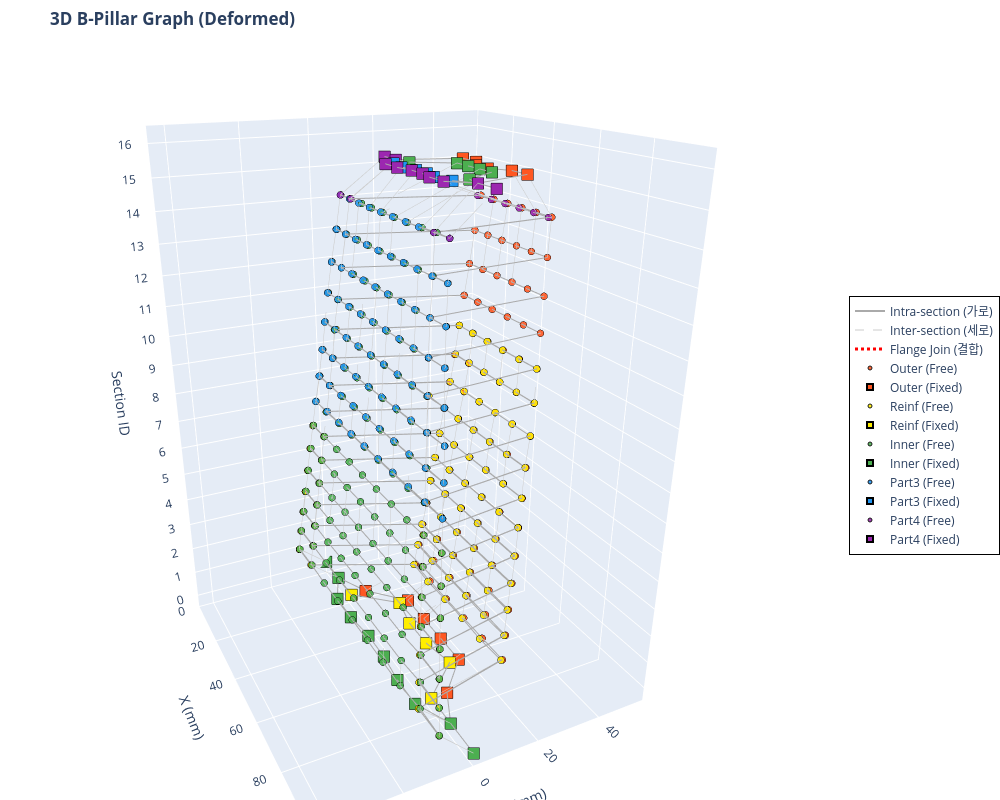

The code cell stored with this chart in its notebook:
### Code cell
import plotly.graph_objects as go
import numpy as np

def visualize_bpillar_plotly_deformed(x_tensor, deformed_x_tensor, edge_index_tensor, edge_attr_tensor, num_sections):
    # 텐서를 Numpy 배열로 변환
    x_np = x_tensor.cpu().numpy()
    deformed_x_np = deformed_x_tensor.cpu().numpy()
    ei_np = edge_index_tensor.cpu().numpy()
    ea_np = edge_attr_tensor.cpu().numpy()

    # 파트별 색상 맵 (Plotly용 Hex 컬러)
    color_map = {0: '#FF5722', 1: '#FFEE00', 2: '#4CAF50', 3: '#2196F3', 4: '#9C27B0'}
    part_names = {0: 'Outer', 1: 'Reinf', 2: 'Inner', 3: 'Part3', 4: 'Part4'}

    fig = go.Figure()

    # ---------------------------------------------------------
    # 1. 엣지(Edge) 그리기 (None-interleaving 기법 적용)
    # ---------------------------------------------------------
    def add_edges(edge_type_val, color, width, dash_style, name):
        mask = (ea_np[:, 3] == edge_type_val)
        edges = ei_np[:, mask]
        
        # 선을 한 번에 그리기 위해 [x1, x2, None, x3, x4, None...] 형태로 리스트 구성
        x_lines, y_lines, z_lines = [], [], []
        for i in range(edges.shape[1]):
            u, v = edges[0, i], edges[1, i]
            x_lines.extend([deformed_x_np[u, 0], deformed_x_np[v, 0], None])
            y_lines.extend([deformed_x_np[u, 1], deformed_x_np[v, 1], None])
            z_lines.extend([x_np[u, 5], x_np[v, 5], None])
            
        if x_lines:  # 엣지가 존재할 경우만 trace 추가
            fig.add_trace(go.Scatter3d(
                x=x_lines, y=y_lines, z=z_lines,
                mode='lines',
                line=dict(color=color, width=width, dash=dash_style),
                hoverinfo='none',  # 엣지에는 마우스 오버 끄기 (노드에만 집중)
                name=name,
                showlegend=True
            ))

    # 엣지 타입별 추가
    add_edges(edge_type_val=0.0, color='#AAAAAA', width=2, dash_style='solid', name='Intra-section (가로)')
    add_edges(edge_type_val=1.0, color='#CCCCCC', width=1, dash_style='dash',  name='Inter-section (세로)')
    add_edges(edge_type_val=2.0, color='#FF0000', width=3, dash_style='dot',   name='Flange Join (결합)')

    # ---------------------------------------------------------
    # 2. 노드(Node) 그리기 (Part 및 Fixed/Free 상태별 분리)
    # ---------------------------------------------------------
    for part_id, color in color_map.items():
        is_fixed = (x_np[:, 2] > 0) | (x_np[:, 3] > 0)
        
        mask_free = (x_np[:, 4] == part_id) & ~is_fixed
        mask_fixed = (x_np[:, 4] == part_id) & is_fixed
        
        p_name = part_names.get(part_id, f'Part {part_id}')
        
        # Free 노드 (원형)
        if mask_free.any():
            fig.add_trace(go.Scatter3d(
                x=deformed_x_np[mask_free, 0], y=deformed_x_np[mask_free, 1], z=x_np[mask_free, 5],
                mode='markers',
                name=f'{p_name} (Free)',
                marker=dict(size=4, color=color, symbol='circle',
                            line=dict(color='black', width=1), opacity=0.9),
                hovertemplate=f'<b>{p_name}</b><br>X: %{{x:.2f}}<br>Y: %{{y:.2f}}<br>Section(Z): %{{z}}<extra></extra>'
            ))
            
        # Fixed 노드 (크고 네모난 마커)
        if mask_fixed.any():
            fig.add_trace(go.Scatter3d(
                x=deformed_x_np[mask_fixed, 0], y=deformed_x_np[mask_fixed, 1], z=x_np[mask_fixed, 5],
                mode='markers',
                name=f'{p_name} (Fixed)',
                marker=dict(size=6, color=color, symbol='square',
                            line=dict(color='black', width=2), opacity=1.0),
                hovertemplate=f'<b>{p_name} [FIXED]</b><br>X: %{{x:.2f}}<br>Y: %{{y:.2f}}<br>Section(Z): %{{z}}<extra></extra>'
            ))

    # ---------------------------------------------------------
    # 3. X-Y 축 범위 계산 (비율 맞추기)
    # ---------------------------------------------------------
    global_xmin, global_xmax = np.min(deformed_x_np[:, 0]), np.max(deformed_x_np[:, 0])
    global_ymin, global_ymax = np.min(deformed_x_np[:, 1]), np.max(deformed_x_np[:, 1])
    
    # X, Y 범위를 동일하게 맞추기
    x_range = global_xmax - global_xmin
    y_range = global_ymax - global_ymin
    max_range = max(x_range, y_range)
    
    x_center = (global_xmin + global_xmax) / 2
    y_center = (global_ymin + global_ymax) / 2
    
    x_axis_range = [x_center - max_range / 2, x_center + max_range / 2]
    y_axis_range = [y_center - max_range / 2, y_center + max_range / 2]

    # ---------------------------------------------------------
    # 4. 레이아웃(Layout) 및 카메라 설정
    # ---------------------------------------------------------
    fig.update_layout(
        title="<b>3D B-Pillar Graph (Deformed)</b>",
        scene=dict(
            xaxis_title='X (mm)',
            yaxis_title='Y (mm)',
            zaxis_title='Section ID',
            xaxis=dict(range=x_axis_range),
            yaxis=dict(range=y_axis_range),
            zaxis=dict(tickmode='linear', tick0=0, dtick=1), # Z축 눈금을 1단위로 표시
            aspectmode='manual',
            aspectratio=dict(x=1, y=1, z=1.5),  # Z축(높이) 비율을 약간 길게 설정
            camera=dict(eye=dict(x=2.0, y=-1.0, z=1.0)) # 초기 카메라 앵글
        ),
        width=1000,
        height=800,
        legend=dict(
            x=1.05, y=0.5,
            bgcolor='rgba(255, 255, 255, 0.8)',
            bordercolor='Black',
            borderwidth=1
        ),
        margin=dict(l=0, r=0, b=0, t=50) # 여백 최소화
    )

    fig.show()

# 함수 실행 (앞서 생성하신 x, edge_index, edge_attr 텐서를 그대로 넣으시면 됩니다)
visualize_bpillar_plotly_deformed(x, info['new_coords'], edge_index, edge_attr, num_sections)

print("📌 마우스 조작 방법:")
print("   • 마우스 좌클릭 드래그: 3D 회전")
print("   • 마우스 우클릭 드래그: 이동 (Pan)")
print("   • 마우스 휠: 확대/축소") 
print("   • 점 위에 마우스 올리기: 좌표 및 파트 상세 정보 표시")
print("   • 우측 범례(Legend) 클릭: 해당 파트/엣지 표시 또는 숨김")

### Figure 1 — Plotly figure (JSON) as saved in the notebook; plotly's stock layout.template omitted (floating-point values rounded to 4 significant figures; data arrays with more than 128 entries replaced by an {"elided": "..."} marker saying what was removed)
{"data": [{"hoverinfo": "none", "line": {"color": "#AAAAAA", "dash": "solid", "width": 2}, "mode": "lines", "name": "Intra-section (가로)", "showlegend": true, "type": "scatter3d", "x": {"elided": "3078 float values"}, "y": {"elided": "3078 float values"}, "z": {"elided": "3078 int values"}}, {"hoverinfo": "none", "line": {"color": "#CCCCCC", "dash": "dash", "width": 1}, "mode": "lines", "name": "Inter-section (세로)", "showlegend": true, "type": "scatter3d", "x": {"elided": "3120 float values"}, "y": {"elided": "3120 float values"}, "z": {"elided": "3120 int values"}}, {"hoverinfo": "none", "line": {"color": "#FF0000", "dash": "dot", "width": 3}, "mode": "lines", "name": "Flange Join (결합)", "showlegend": true, "type": "scatter3d", "x": {"elided": "828 float values"}, "y": {"elided": "828 float values"}, "z": {"elided": "828 int values"}}, {"hovertemplate": "<b>Outer</b><br>X: %{x:.2f}<br>Y: %{y:.2f}<br>Section(Z): %{z}<extra></extra>", "marker": {"color": "#FF5722", "line": {"color": "black", "width": 1}, "opacity": 0.9, "size": 4, "symbol": "circle"}, "mode": "markers", "name": "Outer (Free)", "type": "scatter3d", "x": {"elided": "150 float values"}, "y": {"elided": "150 float values"}, "z": {"elided": "150 int values"}}, {"hovertemplate": "<b>Outer [FIXED]</b><br>X: %{x:.2f}<br>Y: %{y:.2f}<br>Section(Z): %{z}<extra></extra>", "marker": {"color": "#FF5722", "line": {"color": "black", "width": 2}, "opacity": 1, "size": 6, "symbol": "square"}, "mode": "markers", "name": "Outer (Fixed)", "type": "scatter3d", "x": [0, 11, 22, 33, 44, 55, 66, 77, 88, 100, 50, 56, 61, 67, 72, 77, 82, 88, 93, 100], "y": [0, 0, 5, 15, 15, 15, 15, 5, 0, 0, 0, 0, 15, 15, 12, 12, 15, 15, 0, 0], "z": [0, 0, 0, 0, 0, 0, 0, 0, 0, 0, 16, 16, 16, 16, 16, 16, 16, 16, 16, 16]}, {"hovertemplate": "<b>Reinf</b><br>X: %{x:.2f}<br>Y: %{y:.2f}<br>Section(Z): %{z}<extra></extra>", "marker": {"color": "#FFEE00", "line": {"color": "black", "width": 1}, "opacity": 0.9, "size": 4, "symbol": "circle"}, "mode": "markers", "name": "Reinf (Free)", "type": "scatter3d", "x": [1.886, 12.59, 27.28, 37.99, 48.74, 59.49, 70.23, 81.0, 88.03, 98.88, 5.0, 15.35, 29.75, 40.12, 50.52, 60.92, 71.32, 81.73, 88.37, 98.86, 8.12, 18.12, 32.21, 42.24, 52.3, 62.35, 72.4, 82.47, 88.7, 98.85, 11.24, 20.89, 34.68, 44.36, 54.07, 63.78, 73.48, 83.2, 89.04, 98.84, 14.37, 23.66, 37.14, 46.48, 55.84, 65.2, 74.56, 83.93, 89.38, 98.84, 17.49, 26.44, 39.6, 48.59, 57.6, 66.62, 75.63, 84.66, 89.72, 98.83, 20.62, 29.21, 42.05, 50.7, 59.37, 68.03, 76.7, 85.38, 90.05, 98.82, 23.73, 32.01, 44.47, 52.77, 61.09, 69.41, 77.73, 86.07, 90.43, 98.82, 26.86, 34.76, 47.04, 54.99, 62.97, 70.94, 78.92, 86.91, 90.74, 98.82, 29.99, 37.54, 49.47, 57.07, 64.7, 72.33, 79.96, 87.61, 91.08, 98.82, 33.11, 40.37, 51.76, 59.01, 66.29, 73.57, 80.85, 88.16, 91.49, 98.82], "y": [-10.03, -9.976, 20.1, 19.55, 19.72, 19.63, 19.23, 19.63, -9.734, -9.61, -10.16, -10.04, 20.18, 19.8, 19.85, 19.76, 19.51, 19.72, -9.784, -9.752, -10.2, -10.08, 20.27, 20.0, 19.98, 19.9, 19.73, 19.82, -9.825, -9.828, -10.21, -10.11, 20.36, 20.18, 20.1, 20.02, 19.94, 19.93, -9.86, -9.86, -10.2, -10.1, 20.43, 20.27, 20.19, 20.11, 20.05, 20.04, -9.867, -9.868, -10.18, -10.08, 20.5, 20.34, 20.26, 20.19, 20.14, 20.14, -9.856, -9.863, -10.16, -10.08, 20.58, 20.42, 20.35, 20.29, 20.24, 20.25, -9.887, -9.861, -10.1, -9.951, 20.52, 20.36, 20.3, 20.25, 20.2, 20.22, -9.755, -9.788, -9.895, -9.958, 20.87, 20.71, 20.66, 20.62, 20.58, 20.61, -9.795, -9.649, -9.904, -9.977, 20.93, 20.75, 20.71, 20.67, 20.64, 20.69, -9.857, -9.673, -10.11, -9.824, 20.6, 20.37, 20.32, 20.27, 20.24, 20.33, -9.662, -9.837], "z": [1, 1, 1, 1, 1, 1, 1, 1, 1, 1, 2, 2, 2, 2, 2, 2, 2, 2, 2, 2, 3, 3, 3, 3, 3, 3, 3, 3, 3, 3, 4, 4, 4, 4, 4, 4, 4, 4, 4, 4, 5, 5, 5, 5, 5, 5, 5, 5, 5, 5, 6, 6, 6, 6, 6, 6, 6, 6, 6, 6, 7, 7, 7, 7, 7, 7, 7, 7, 7, 7, 8, 8, 8, 8, 8, 8, 8, 8, 8, 8, 9, 9, 9, 9, 9, 9, 9, 9, 9, 9, 10, 10, 10, 10, 10, 10, 10, 10, 10, 10, 11, 11, 11, 11, 11, 11, 11, 11, 11, 11]}, {"hovertemplate": "<b>Reinf [FIXED]</b><br>X: %{x:.2f}<br>Y: %{y:.2f}<br>Section(Z): %{z}<extra></extra>", "marker": {"color": "#FFEE00", "line": {"color": "black", "width": 2}, "opacity": 1, "size": 6, "symbol": "square"}, "mode": "markers", "name": "Reinf (Fixed)", "type": "scatter3d", "x": [0, 11, 22, 33, 44, 55, 66, 77, 88, 100], "y": [0, 0, 0, 12, 10, 10, 12, 0, 0, 0], "z": [0, 0, 0, 0, 0, 0, 0, 0, 0, 0]}, {"hovertemplate": "<b>Inner</b><br>X: %{x:.2f}<br>Y: %{y:.2f}<br>Section(Z): %{z}<extra></extra>", "marker": {"color": "#4CAF50", "line": {"color": "black", "width": 1}, "opacity": 0.9, "size": 4, "symbol": "circle"}, "mode": "markers", "name": "Inner (Free)", "type": "scatter3d", "x": {"elided": "150 float values"}, "y": {"elided": "150 float values"}, "z": {"elided": "150 int values"}}, {"hovertemplate": "<b>Inner [FIXED]</b><br>X: %{x:.2f}<br>Y: %{y:.2f}<br>Section(Z): %{z}<extra></extra>", "marker": {"color": "#4CAF50", "line": {"color": "black", "width": 2}, "opacity": 1, "size": 6, "symbol": "square"}, "mode": "markers", "name": "Inner (Fixed)", "type": "scatter3d", "x": [0, 11, 22, 33, 44, 55, 66, 77, 88, 100, 50, 56, 61, 67, 72, 77, 82, 88, 93, 100], "y": [0, 0, -5, -5, -4, -4, -5, -5, 0, 0, 0, 0, 1, 10, 10, 10, 10, 1, 0, 0], "z": [0, 0, 0, 0, 0, 0, 0, 0, 0, 0, 16, 16, 16, 16, 16, 16, 16, 16, 16, 16]}, {"hovertemplate": "<b>Part3</b><br>X: %{x:.2f}<br>Y: %{y:.2f}<br>Section(Z): %{z}<extra></extra>", "marker": {"color": "#2196F3", "line": {"color": "black", "width": 1}, "opacity": 0.9, "size": 4, "symbol": "circle"}, "mode": "markers", "name": "Part3 (Free)", "type": "scatter3d", "x": [23.73, 32.02, 40.36, 48.71, 57.06, 65.4, 73.75, 82.1, 90.44, 98.81, 26.86, 34.76, 42.75, 50.75, 58.74, 66.74, 74.74, 82.73, 90.73, 98.82, 29.99, 37.56, 45.2, 52.85, 60.5, 68.15, 75.8, 83.45, 91.1, 98.82, 33.11, 40.35, 47.65, 54.95, 62.25, 69.55, 76.86, 84.16, 91.46, 98.81, 36.27, 43.14, 50.09, 57.04, 64.0, 70.95, 77.9, 84.86, 91.81, 98.83, 39.42, 45.93, 52.53, 59.13, 65.74, 72.35, 78.95, 85.56, 92.17, 98.86, 42.58, 48.76, 55.0, 61.25, 67.51, 73.77, 80.03, 86.3, 92.57, 98.89, 45.69, 51.54, 57.42, 63.33, 69.24, 75.15, 81.07, 86.98, 92.92, 98.89], "y": [-10.1, -9.943, -9.945, -9.912, -9.877, -9.843, -9.81, -9.777, -9.727, -9.827, -9.89, -10.03, -10.04, -10.01, -9.991, -9.969, -9.945, -9.922, -9.889, -9.664, -9.899, -9.979, -9.976, -9.951, -9.925, -9.9, -9.875, -9.849, -9.817, -9.682, -10.12, -10.08, -10.08, -10.05, -10.03, -10.0, -9.974, -9.947, -9.912, -9.87, -10.18, -10.14, -10.16, -10.13, -10.11, -10.08, -10.05, -10.03, -9.983, -9.996, -10.12, -10.13, -10.19, -10.17, -10.15, -10.13, -10.09, -10.07, -9.985, -9.913, -9.803, -9.97, -10.11, -10.1, -10.08, -10.04, -10.0, -9.961, -9.796, -9.701, -9.772, -9.894, -10.13, -10.16, -10.15, -10.1, -10.05, -9.994, -9.71, -9.476], "z": [8, 8, 8, 8, 8, 8, 8, 8, 8, 8, 9, 9, 9, 9, 9, 9, 9, 9, 9, 9, 10, 10, 10, 10, 10, 10, 10, 10, 10, 10, 11, 11, 11, 11, 11, 11, 11, 11, 11, 11, 12, 12, 12, 12, 12, 12, 12, 12, 12, 12, 13, 13, 13, 13, 13, 13, 13, 13, 13, 13, 14, 14, 14, 14, 14, 14, 14, 14, 14, 14, 15, 15, 15, 15, 15, 15, 15, 15, 15, 15]}, {"hovertemplate": "<b>Part3 [FIXED]</b><br>X: %{x:.2f}<br>Y: %{y:.2f}<br>Section(Z): %{z}<extra></extra>", "marker": {"color": "#2196F3", "line": {"color": "black", "width": 2}, "opacity": 1, "size": 6, "symbol": "square"}, "mode": "markers", "name": "Part3 (Fixed)", "type": "scatter3d", "x": [50, 56, 61, 67, 72, 77, 82, 88, 93, 100], "y": [0, 0, -3, -4, -3, -3, -4, -3, 0, 0], "z": [16, 16, 16, 16, 16, 16, 16, 16, 16, 16]}, {"hovertemplate": "<b>Part4</b><br>X: %{x:.2f}<br>Y: %{y:.2f}<br>Section(Z): %{z}<extra></extra>", "marker": {"color": "#9C27B0", "line": {"color": "black", "width": 1}, "opacity": 0.9, "size": 4, "symbol": "circle"}, "mode": "markers", "name": "Part4 (Free)", "type": "scatter3d", "x": [45.69, 51.57, 61.13, 67.02, 72.94, 78.83, 84.71, 90.62, 92.91, 98.89], "y": [-9.77, -9.605, 19.3, 19.48, 19.51, 19.47, 19.39, 19.15, -9.739, -9.477], "z": [15, 15, 15, 15, 15, 15, 15, 15, 15, 15]}, {"hovertemplate": "<b>Part4 [FIXED]</b><br>X: %{x:.2f}<br>Y: %{y:.2f}<br>Section(Z): %{z}<extra></extra>", "marker": {"color": "#9C27B0", "line": {"color": "black", "width": 2}, "opacity": 1, "size": 6, "symbol": "square"}, "mode": "markers", "name": "Part4 (Fixed)", "type": "scatter3d", "x": [50, 56, 61, 67, 72, 77, 82, 88, 93, 100], "y": [0, 0, -5, -5, -4, -4, -5, -5, 0, 0], "z": [16, 16, 16, 16, 16, 16, 16, 16, 16, 16]}], "layout": {"height": 800, "legend": {"bgcolor": "rgba(255, 255, 255, 0.8)", "bordercolor": "Black", "borderwidth": 1, "x": 1.05, "y": 0.5}, "margin": {"b": 0, "l": 0, "r": 0, "t": 50}, "scene": {"aspectmode": "manual", "aspectratio": {"x": 1, "y": 1, "z": 1.5}, "camera": {"eye": {"x": 2, "y": -1, "z": 1}}, "xaxis": {"range": [0, 100], "title": {"text": "X (mm)"}}, "yaxis": {"range": [-44.71, 55.29], "title": {"text": "Y (mm)"}}, "zaxis": {"dtick": 1, "tick0": 0, "tickmode": "linear", "title": {"text": "Section ID"}}}, "title": {"text": "<b>3D B-Pillar Graph (Deformed)</b>"}, "width": 1000}}
